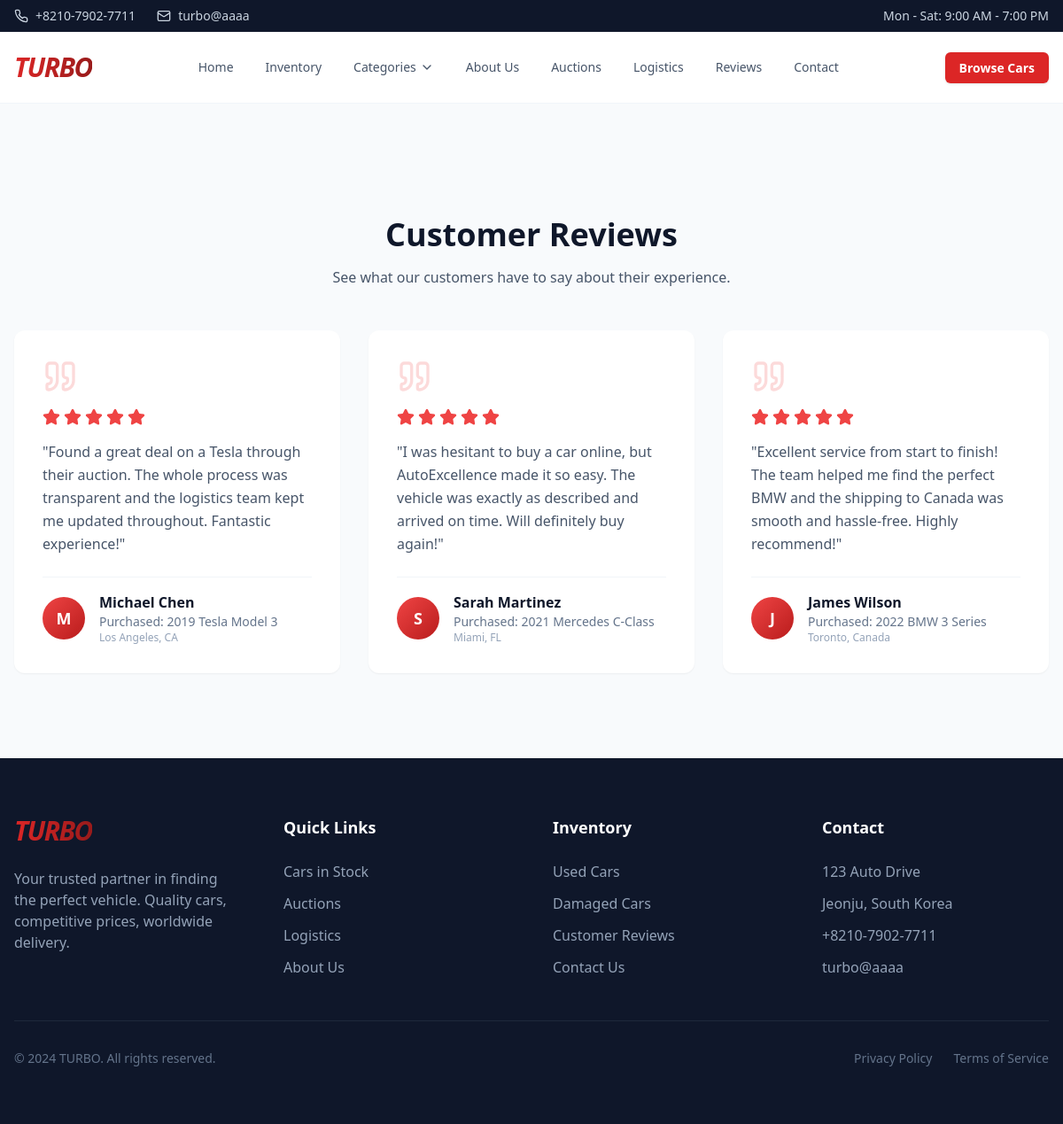
/Reviews/, run on the app's committed database.
### web/models.py (models this page shows, shortened)
class Review(models.Model):
    author_name = models.CharField(max_length=100)
    content = models.TextField()
    rating = models.IntegerField(default=5)
    location = models.CharField(max_length=100)
    vehicle_purchased = models.CharField(max_length=200)
    created_at = models.DateTimeField(auto_now_add=True)

### web/views.py (the view)
# urls.py: path('Reviews/', views.reviews, name='reviews'),
def reviews(request):
    reviews = Review.objects.all().order_by('-created_at')
    return render(request, 'web/reviews.html', {'reviews': reviews})

### web/templates/web/reviews.html (shortened to what this page needs)
{% extends 'web/base.html' %}
{% load static %}
{% block content %}
<main class="pt-32 pb-24 bg-slate-50">
    <div class="max-w-7xl mx-auto px-4">
        <div class="mb-12 text-center">
            <h1 class="text-4xl font-bold text-slate-900 mb-4">Customer Reviews</h1>
            <p class="text-slate-600">See what our customers have to say about their experience.</p>
        </div>
        <div class="grid md:grid-cols-2 lg:grid-cols-3 gap-8">
            {% for review in reviews %}
            <div>
                <div
                    class="rounded-xl text-card-foreground border-0 shadow-sm hover:shadow-lg transition-all duration-300 bg-white">
                    <div class="p-8">
                        <div class="flex gap-1 mb-4">
                        </div>
                        <p class="text-slate-600 mb-6 leading-relaxed">"{{ review.content }}"</p>
                        <div class="flex items-center gap-4 pt-4 border-t border-slate-100">
                            <div
                                class="w-12 h-12 rounded-full bg-gradient-to-br from-red-500 to-red-700 flex items-center justify-center text-white font-semibold text-lg">
                                {{ review.author_name|slice:":1" }}
                            </div>
                            <div>
                                <h4 class="font-semibold text-slate-900">{{ review.author_name }}</h4>
                                <p class="text-sm text-slate-500">Purchased: {{ review.vehicle_purchased }}</p>
                                <p class="text-xs text-slate-400">{{ review.location }}</p>
                            </div>
                        </div>
                    </div>
                </div>
            </div>
            {% endfor %}
        </div>
    </div>
</main>
{% endblock %}

### data on the page
Review: content "Found a great deal on a Tesla through their auction. The whole process was transparent and the logistics team kept me updated throughout. Fantastic experience!", author_name "M", author_name "Michael Chen", vehicle_purchased "2019 Tesla Model 3", location "Los Angeles, CA"
Review: content "I was hesitant to buy a car online, but AutoExcellence made it so easy. The vehicle was exactly as described and arrived on time. Will definitely buy again!", author_name "S", author_name "Sarah Martinez", vehicle_purchased "2021 Mercedes C-Class", location "Miami, FL"
Review: content "Excellent service from start to finish! The team helped me find the perfect BMW and the shipping to Canada was smooth and hassle-free. Highly recommend!", author_name "J", author_name "James Wilson", vehicle_purchased "2022 BMW 3 Series", location "Toronto, Canada"
